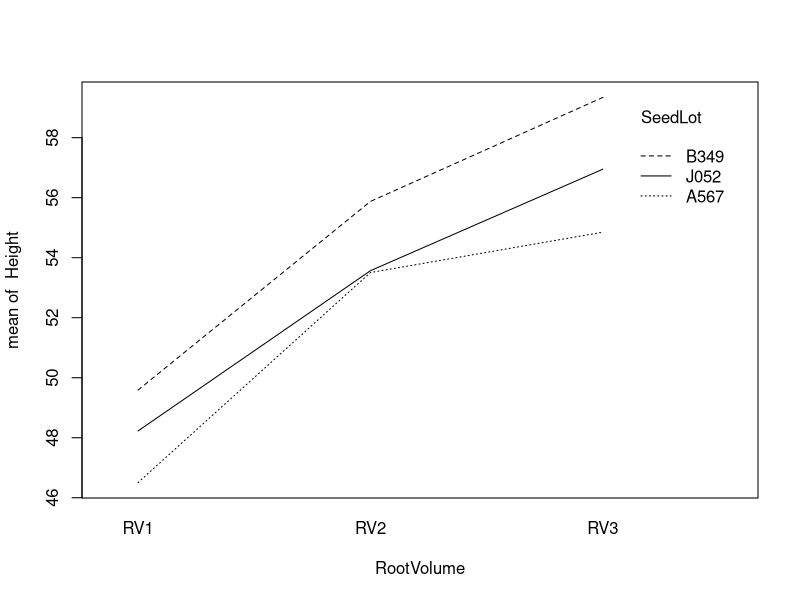
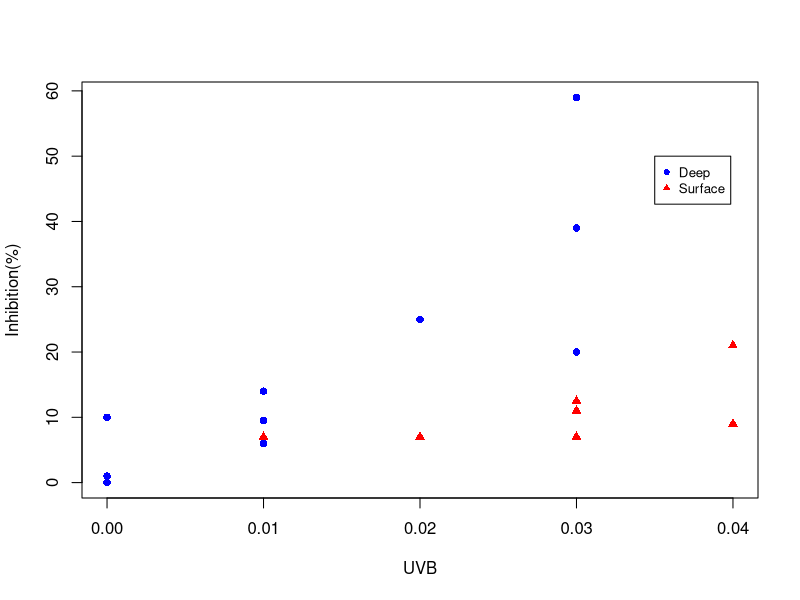
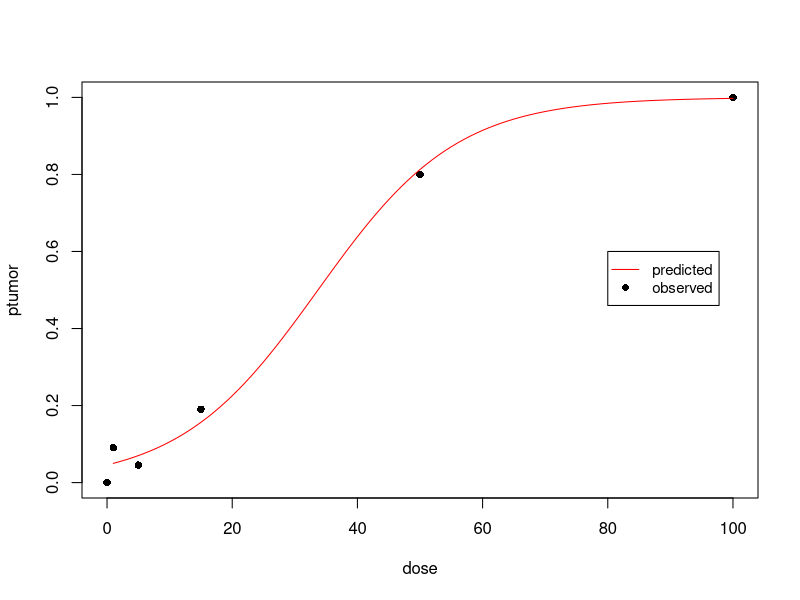
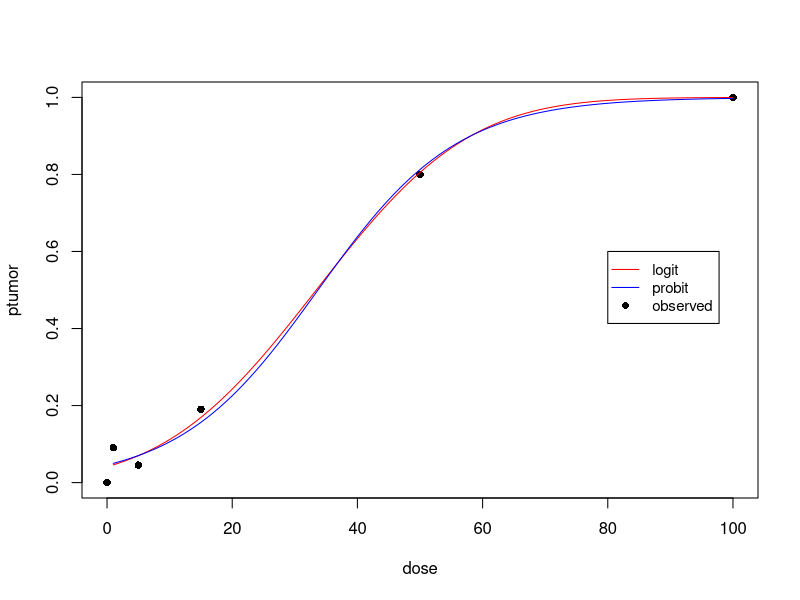

Generate these figures, in order, with R:
#1=====================================================
douglas=read.csv('douglas.csv')
douglas$RootVolume=factor(douglas$RootVolume)
douglas$SeedLot=factor(douglas$SeedLot)
str(douglas)

#a-------------------------
model=lm(Height~RootVolume+SeedLot,data=douglas)
summary(model)

#b-------------------------
heightDiff=model$coefficients[4]-model$coefficients[5]

#c-------------------------
imodel=lm(Height~RootVolume*SeedLot,data=douglas)
summary(imodel)
imodel$coefficients
# get x.tr
x.tr=model.matrix(Height~RootVolume*SeedLot,data=douglas)
tt=c(0,-1,1,0,0,-1,1,0,0) #(B349+RV3+RV3:B349)-(B349+RV2+RV2:B349)
est=tt%*%imodel$coefficients #3.47
n=54
p=9
s2=sum(imodel$residuals^2)/(n-p)
width=qt(0.975,df=n-p)*sqrt(s2*t(tt)%*%solve(t(x.tr)%*%x.tr)%*%tt) #2.03
interval=c(est-width,est+width) #(1.44,5.50)

#d--------------------------------
  #interaction terms must be equal for RV3+RV3:J052 and RV2+RV2:J052
library(car)
C=c(0,-1,1,0,0,0,0,-1,1)
dst=0
linearHypothesis(imodel,C,dst) #p-value = 0.0016
  # we reject the null hypothesis

#e----------------------------------
with(douglas,interaction.plot(RootVolume,SeedLot,Height))
  #lines are not parallel, there may be an interaction

#f-----------------------------------
anova(model,imodel)
  # the p-value for interaction term is 0.4855
  # there is no evidence of interaction

#2====================================================================

#a-------------------------------
ozone=read.csv('ozone.csv')
ozone$Surface=factor(ozone$Surface)
str(ozone)
plot(ozone$UVB[ozone$Surface=="Deep"],ozone$Inhibit[ozone$Surface=="Deep"],col='blue'
     ,pch=16,,xlim = c(0,0.04),xlab = "UVB",ylab="Inhibition(%)")
points(ozone$UVB[ozone$Surface=="Surface"],ozone$Inhibit[ozone$Surface=="Surface"],col='red',pch=17)
legend(0.035, 50, legend=c("Deep", "Surface"),
       col=c("blue", "red"),cex=0.8,pch=c(16,17))

#b------------------------------
  # testing whether interaction is needed
ozimodel=lm(Inhibit~UVB*Surface, data=ozone)
summary(ozimodel)
ozamodel=lm(Inhibit~UVB+Surface, data=ozone)
summary(ozamodel)
anova(ozamodel,ozimodel) # pvalue=0.039
  #interaction is significant => UVB's effect differs at the surface and in the deep.
#other way of doing it (same results)
x.oz=model.matrix(Inhibit~0+Surface,data=ozone)
x=matrix(0,17,4)  # contain only surface and interaction terms
x[,1:2]=x.oz
x[,3]=x[,1]*ozone$UVB
x[,4]=x[,2]*ozone$UVB
y=ozone$Inhibit
ozmodel=lm(y~0+x)
summary(ozmodel)
C=c(0,0,1,-1)
dst=0
linearHypothesis(ozmodel,C,dst) # pvalue=0.039

#3========================================================
#b-------------------------
# randomization
set.seed(1)
x=sample(30)
s1=x[1:5]   # 25,  4,  7,  1,  2
s2=x[6:10]  # 23, 11, 14, 18, 19
s3=x[11:15] # 27, 10, 30, 21, 28
s4=x[16:20] # 9, 5, 22, 15, 12
s5=x[21:30] # 13, 17, 26,  8,  6, 20, 29,  3, 24, 16

#4========================================================
dose=c(0,1,5,15,50,100)
total=c(18,22,22,21,25,28)
tumor=c(0,2,1,4,20,28)
ptumor=tumor/total
#a-----------------------------------------
# function to evaluate log-likelihood
l <- function(tha, ntumors, dose, ntotal) {
  eta <- tha[1] + tha[2]*dose
  return(sum(ntumors*eta - ntotal*log(1 + exp(eta))))
}
#find eta estimates
(betahat <- optim(c(2, 5), l,
            ntumors=tumor, dose=dose, ntotal=total,
            control = list(fnscale = -1,reltol=1e-16))$par)

#plot the curve
d=seq(1,100,1)
p = 1/(1 + exp(-betahat[1] - betahat[2]*d))
plot(dose,ptumor,pch=16)
lines(d,p,col="red",pch=17)
legend(80,0.6,cex=0.9,legend=c("predicted","observed"),col=c("red","black"),lty=c(1,0),pch=c(26,16))

#b---------------------------------------------
# inverse logit function
ilogit <- function(x) 1/(1+exp(-x))

#calculate estimated probabilities from parameters
phat = ilogit(betahat[1]+betahat[2]*dose)

# calculate variance matrix
# substitute estimates for probabilities
I11 <- sum(total*phat*(1 - phat))
I12 <- sum(total*dose*phat*(1 - phat))
I22 <- sum(total*dose^2*phat*(1 - phat))
(Iinv <- solve(matrix(c(I11, I12, I12, I22), 2, 2)))
qnorm(0.975)

#interval for betahat[1]
beta0interval=c(betahat[1]-qnorm(0.975)*sqrt(Iinv[1,1]),betahat[1]+qnorm(0.975)*sqrt(Iinv[1,1])) #(-3.98,-2.09)
#interval for betahat[2]
beta1interval=c(betahat[2]-qnorm(0.975)*sqrt(Iinv[2,2]),betahat[2]+qnorm(0.975)*sqrt(Iinv[2,2])) #(0.0616,0.1186)

#c-----------------------
ylogxy = function(x, y) ifelse(y == 0, 0, y*log(x/y))

#null model
phatN=sum(tumor)/sum(total)
dfN=5
DN=-2*sum(ylogxy(total*phatN, tumor)+ ylogxy(total*(1-phatN), total - tumor))

#our model
D = -2*sum(ylogxy(total*phat, tumor)+ ylogxy(total*(1-phat), total - tumor))
df=4

pchisq(DN - D, 1, lower=FALSE)

#d----------------------
p70 = ilogit(betahat[1]+betahat[2]*70)
xpred=c(1,70)
width=qnorm(0.975)*sqrt(t(xpred)%*%Iinv%*%xpred)
eta_interval=c(betahat[1]+betahat[2]*70-width,betahat[1]+betahat[2]*70+width) #(1.84,4.7)
p70interval=ilogit(eta_interval) #(0.863,0.991)

#e------------


l2 <- function(tha, ntumors, dose, ntotal) {
  eta <- tha[1] + tha[2]*dose
  p=pnorm(eta)
  return(sum(ntumors*log(p/(1-p)) + ntotal*log(1 -p)))
}
(betahat2 <- optim(c(-3, 0.1), l2,
                  ntumors=tumor, dose=dose, ntotal=total,
                  control = list(fnscale = -1,reltol=1e-16))$par)


#f---------------
d=seq(1,100,1)
p2 = pnorm(betahat2[1] + betahat2[2]*d)
p = 1/(1 + exp(-betahat[1] - betahat[2]*d))
plot(dose,ptumor,pch=16)
lines(d,p2,col="red")
lines(d,p,col="blue")
legend(80,0.6,cex=0.9,legend=c("logit","probit","observed"),col=c("red","blue","black"),lty=c(1,1,0),pch=c(26,26,16))

